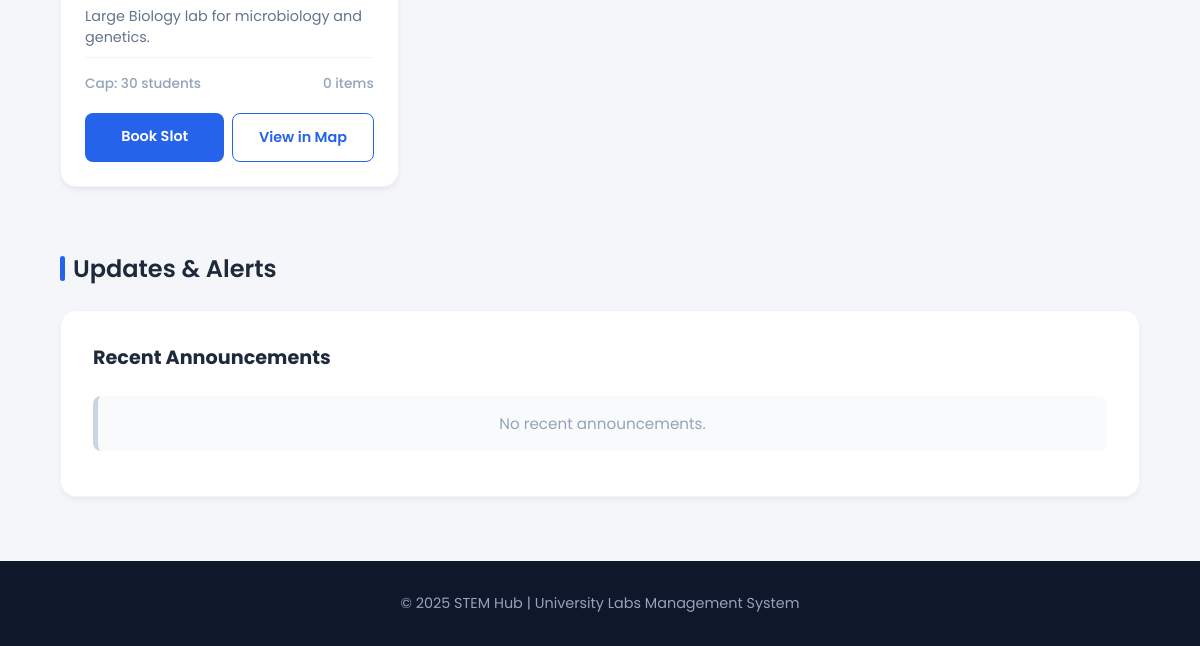
Before: / (signed in, lower part) with the older database file.
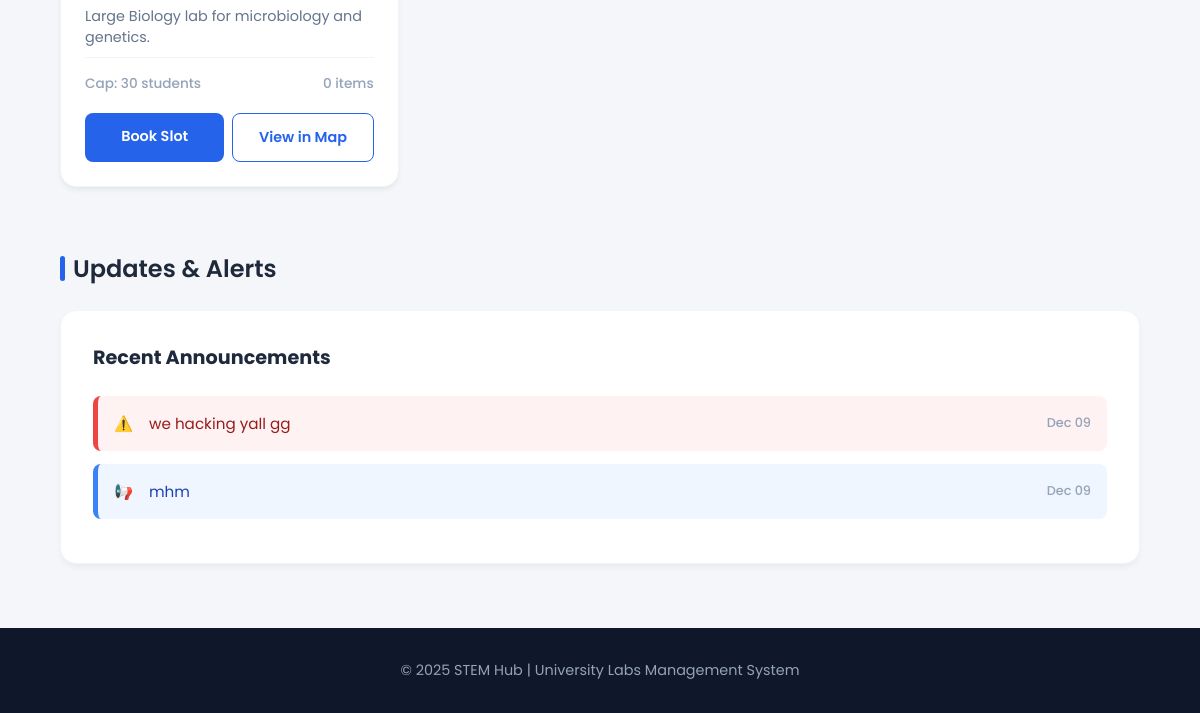
After: the same page with the newer database file.
### labs/models.py (models this page shows, shortened)
class Lab(models.Model):
    name = models.CharField(max_length=200)
    slug = models.SlugField(unique=True)
    capacity = models.PositiveIntegerField()
    description = models.TextField()
    map_svg_id = models.CharField(max_length=50, unique=True, help_text="Matches ID in Figma SVG")
    is_active = models.BooleanField(default=True)
    safety_guidelines = models.TextField()

### notifications/models.py (models this page shows, shortened)
class Notification(models.Model):
    TYPES = (
        ('info', 'Info'),
        ('success', 'Success'),
        ('warning', 'Warning'),
    )
    CATEGORIES = (
        ('reservation', 'Reservation Update'),
        ('announcement', 'Public Announcement'),
    )
    recipient = models.ForeignKey(settings.AUTH_USER_MODEL, on_delete=models.CASCADE, related_name='notifications')
    message = models.TextField()
    notification_type = models.CharField(max_length=20, choices=TYPES, default='info')
    category = models.CharField(max_length=20, choices=CATEGORIES, default='reservation')
    is_read = models.BooleanField(default=False)
    created_at = models.DateTimeField(auto_now_add=True)
    class Meta:
        ordering = ['-created_at']

### CORE/views.py (the view)
# urls.py: path('', root_views.home_redirect_view, name='home'),
@login_required
def home_redirect_view(request):
    labs = Lab.objects.filter(is_active=True)
    recent_announcements = Notification.objects.filter(
        recipient=request.user,
        category='announcement'
    ).order_by('-created_at')[:5]
    context = {
        'labs': labs,
        'recent_notifications': recent_announcements,
    }
    return render(request, 'base.html', context)

### notifications/context_processors.py (called while the page is built)
def user_notifications(request):
    if request.user.is_authenticated:
        notifs = Notification.objects.filter(recipient=request.user, is_read=False)
        return {
            'notifications_list': notifs,
            'unread_count': notifs.count()
        }
    return {}

### CORE/templates/base.html (shortened to what this page needs)
<!DOCTYPE html>
<html lang="en">
<head>
</head>
<body>
  <section class="labs" id="labs">
    {% if labs %}
        {% for lab in labs %}
            {% if lab.is_active %}
                <div class="lab-card">
                    <div class="content">
                        <p>{{ lab.description|truncatewords:20 }}</p>
                        <div class="lab-meta">
                            <span>Cap: {{ lab.capacity }} students</span>
                            <span>{{ lab.equipment.count|default:"0" }} items</span>
                        </div>
                        <div class="lab-actions">
                            <a href="{% url 'reservations:make_reservation' lab_id=lab.id %}" class="btn-book">Book Slot</a>
                            <a href="{% url 'labs:index' %}" class="btn-map">View in Map</a>
                        </div>
                    </div>
                </div>
            {% endif %}
        {% endfor %}
    {% else %}
        <div style="grid-column: 1/-1; text-align: center; color: #64748b; padding: 2rem;">
            <p>No available labs found.</p>
        </div>
    {% endif %}
  </section>
  <div class="section-title">Updates & Alerts</div>
  <section class="notifications-wrapper">
    <div class="notifications">
      <h2>Recent Announcements</h2>
      <ul id="notifications-list">
        {% if recent_notifications %}
            {% for note in recent_notifications %}
                <li class="update-item {{ note.notification_type }}">
                    {% if note.notification_type == 'success' %}
                        <span>✅</span>
                    {% elif note.notification_type == 'warning' %}
                        <span>⚠️</span>
                    {% else %}
                        <span>📢</span>
                    {% endif %}
                    <span>{{ note.message }}</span>
                    <span class="update-date">{{ note.created_at|date:"M d" }}</span>
                </li>
            {% endfor %}
        {% else %}
            <li class="update-item" style="border-left-color: #cbd5e1; justify-content: center; color: #94a3b8;">
                No recent announcements.
            </li>
        {% endif %}
      </ul>
    </div>
  </section>
  <footer>
    <p>© 2025 STEM Hub | University Labs Management System</p>
  </footer>
</body>
</html>

Changed rows visible on the page:
added Notification: message "we hacking yall gg", created_at "Dec 09"
added Notification: message "mhm", created_at "Dec 09"
Other visible differences:
text no longer shown: "No recent announcements."
